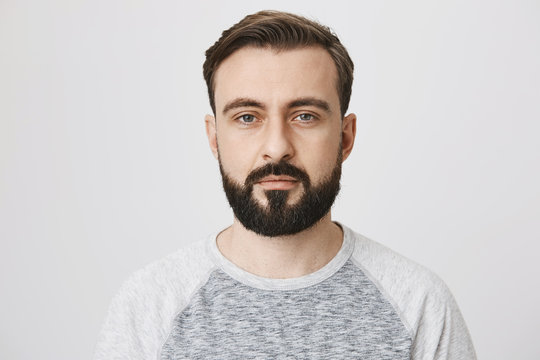
#> input picture image1.jpg, 540 x 360 px
$ python sample25_CANNY_EDGE_DETECTION.py
#> lines starting #> are read from the running program, lines starting #| are printed output that depends on the picture; after the words box and inside, x2 and y2 are one past the last pixel; in counts of white or black regions, pixels touching at a corner belong together
import cv2
import matplotlib.pyplot as plt


img = cv2.imread('image1.jpg', 0)
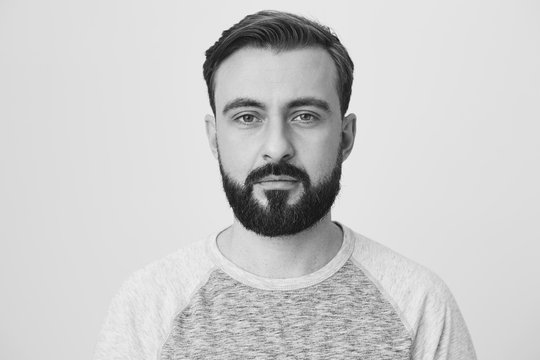
#> img: shape (360, 540); min 11, max 245, mean 204.2
img = cv2.cvtColor(img, cv2.COLOR_BGR2RGB)
#> img: shape (360, 540, 3)

canny = cv2.Canny(img, 100, 200)
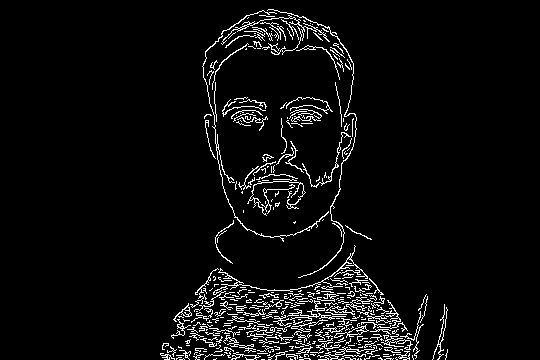
#> canny: shape (360, 540); 5% white in thin lines or dots, all inside (x1, y1, x2, y2) = (160, 9, 448, 360)


titles = ['image', 'canny']
images = [img, canny]

for i in range(2):
    plt.subplot(1, 2, i + 1)
    plt.imshow(images[i])
    plt.title(titles[i])
    plt.xticks([])
    plt.yticks([])

plt.show()
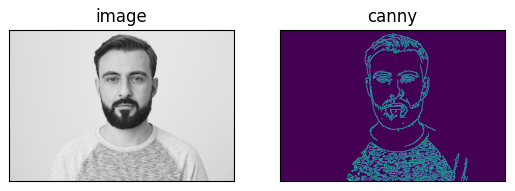
#> figure drawn by matplotlib, 2 panels

$ run again, with image2.jpg copied over image1.jpg
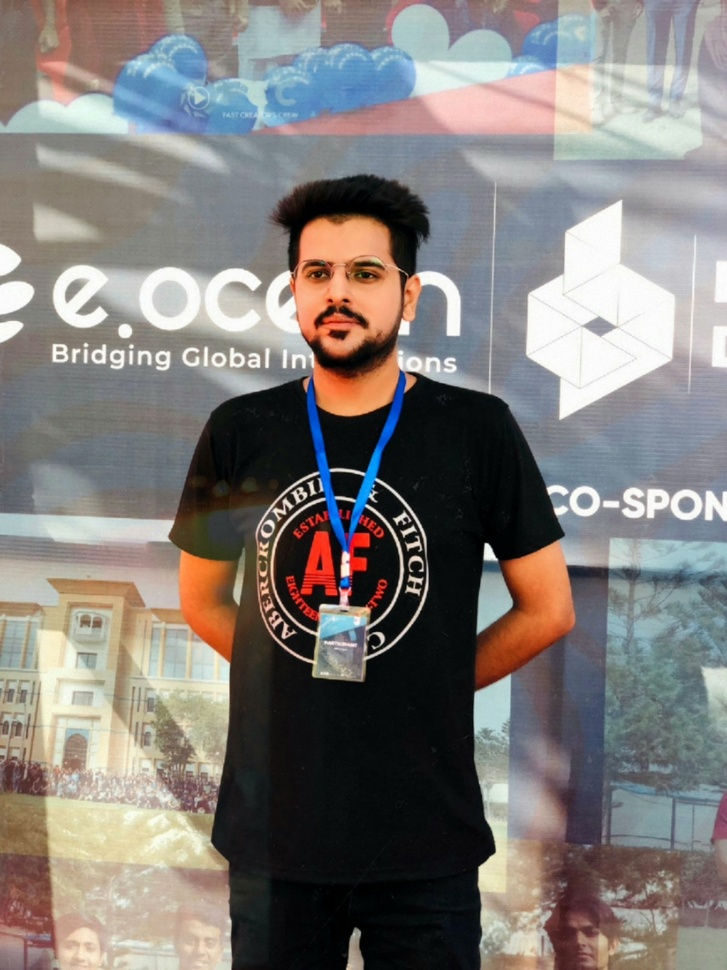
#> input picture image2.jpg, 727 x 970 px, shrunk from 1200 x 1600 before the run
#> `canny = cv2.Canny(img, 100, 200)`:
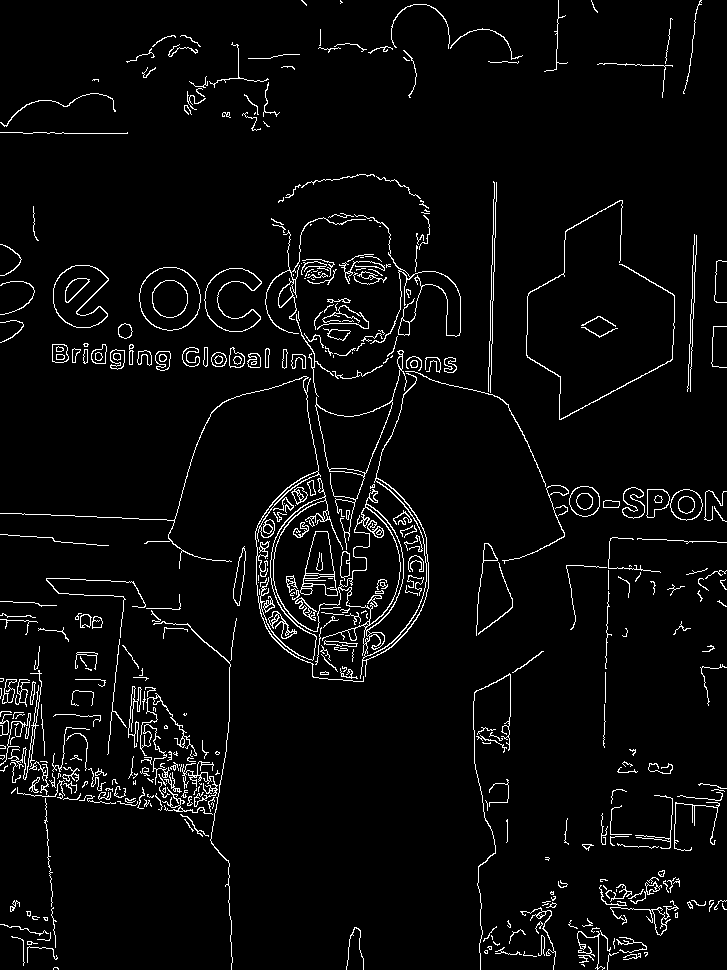
#> canny: shape (970, 727); 4.1% white in thin lines or dots
#> `plt.show()`:
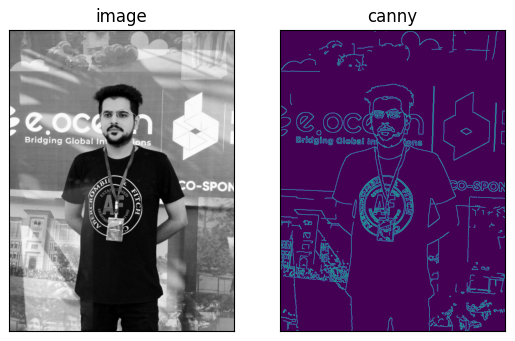
#> figure drawn by matplotlib, 2 panels

$ run again, with image7.jpg copied over image1.jpg
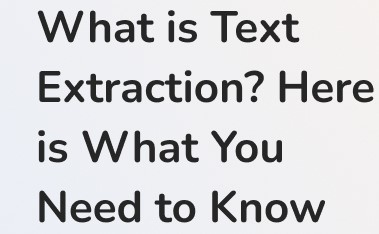
#> input picture image7.jpg, 379 x 234 px
#> `canny = cv2.Canny(img, 100, 200)`:
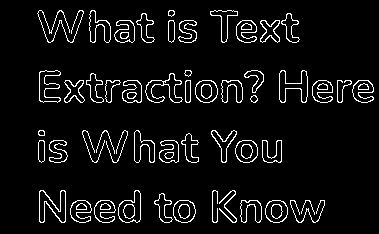
#> canny: shape (234, 379); 6.3% white in thin lines or dots, all inside (x1, y1, x2, y2) = (37, 10, 374, 223)
#> `plt.show()`:
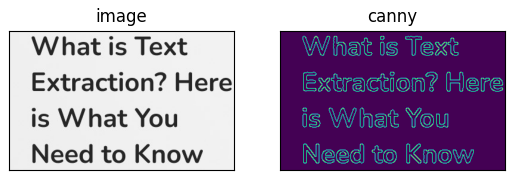
#> figure drawn by matplotlib, 2 panels
